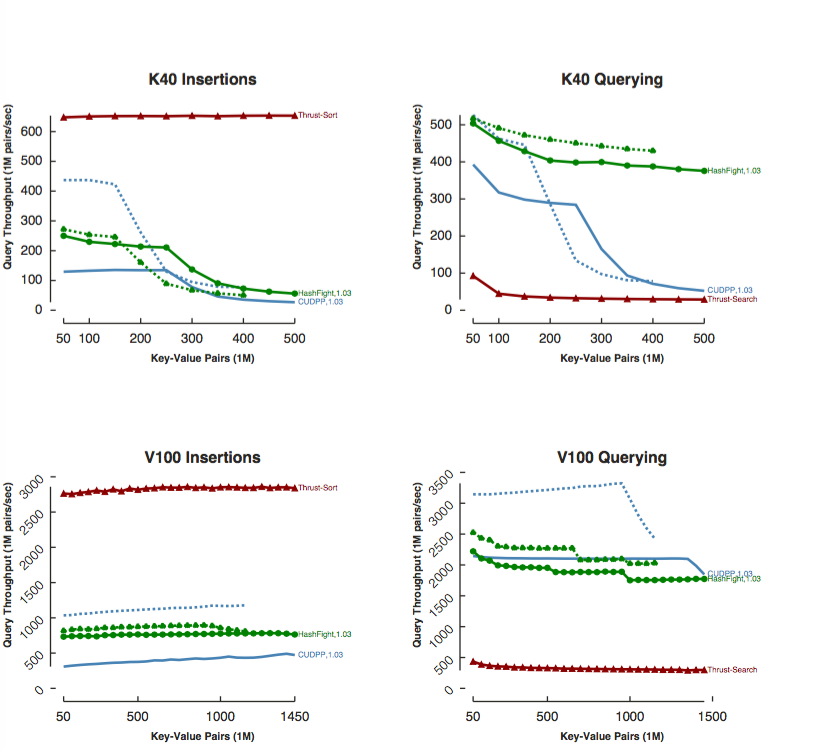

Write Python code to recreate this figure.
# coding: utf-8

# In[19]:

import numpy as np
import sys
import pandas as pd
import numpy
import itertools
import toyplot
import toyplot.pdf
#get_ipython().run_line_magic('matplotlib', 'inline')


filename = sys.argv[1]
col_0_name = "numPairs"
y_label_0 = "Insertion Throughput (billions pairs/sec)"
x_label_0 = "Load Factor"
title_0 = "K40 Insertions"
y_label_1 = "Query Throughput (billions pairs/sec)"
x_label_1 = "Load Factor"
title_1 = "K40 Querying"


df = pd.read_csv(filename, header=None, names=['numPairs0', 'hfInsert00', 'hfQuery00', 'cuInsert00', 'cuQuery00', 'thSort0', 'thSearch0', 'hfInsert01', 'hfQuery01', 'cuInsert01', 'cuQuery01', 'numPairs1', 'hfInsert10', 'hfQuery10', 'cuInsert10', 'cuQuery10', 'thSort1', 'thSearch1', 'hfInsert11', 'hfQuery11', 'cuInsert11', 'cuQuery11'])


df['hfInsert00'] = df.numPairs0/df.hfInsert00
df['cuInsert00'] = df.numPairs0/df.cuInsert00
df['thSort0'] = df.numPairs0/df.thSort0
df['hfInsert01'] = df.numPairs0/df.hfInsert01
df['cuInsert01'] = df.numPairs0/df.cuInsert01
df['hfQuery00'] = df.numPairs0/df.hfQuery00
df['cuQuery00'] = df.numPairs0/df.cuQuery00
df['thSearch0'] = df.numPairs0/df.thSearch0
df['hfQuery01'] = df.numPairs0/df.hfQuery01
df['cuQuery01'] = df.numPairs0/df.cuQuery01

df['hfInsert10'] = df.numPairs1/df.hfInsert10
df['cuInsert10'] = df.numPairs1/df.cuInsert10
df['thSort1'] = df.numPairs1/df.thSort1
df['hfInsert11'] = df.numPairs1/df.hfInsert11
df['cuInsert11'] = df.numPairs1/df.cuInsert11
df['hfQuery10'] = df.numPairs1/df.hfQuery10
df['cuQuery10'] = df.numPairs1/df.cuQuery10
df['thSearch1'] = df.numPairs1/df.thSearch1
df['hfQuery11'] = df.numPairs1/df.hfQuery11
df['cuQuery11'] = df.numPairs1/df.cuQuery11

df['numPairs0'] = df.numPairs0/1000000
df['numPairs1'] = df.numPairs1/1000000

colors = ["green", "steelblue", "darkred",
          "green", "steelblue"]
markers = ["o", "--", "^",
           "o", "--"]
exts = ["", "2"]

def GetStyle(toplot) :
  style = {}
  keys = algos.keys()
  for key in keys:
    if key in toplot :
      index = algos.get(key)
      style["stroke"] = colors[index]
    if "01" in toplot or "11" in toplot :
      style["stroke-dasharray"] = "2, 2"
  return style


canvas = toyplot.Canvas('6.5in', '6in')

#Plot 1: K40 Insertions
algos = {"hfInsert10":0, "cuInsert10":1, "thSort1":2,
         "hfInsert11":3, "cuInsert11":4}
legends = {"hfInsert10":"HashFight,1.03", \
           "cuInsert10":"CUDPP,1.03", \
           "thSort1":"Thrust-Sort", \
           "hfInsert11":"HashFight,1.50", \
           "cuInsert11":"CUDPP,1.50"}

axes = canvas.cartesian(label = title_0,
                        xlabel = 'Key-Value Pairs (1M)',
                        ylabel = 'Insert Throughput (1M pairs/sec)',
                        grid = (2,2,0),
                        margin = (40,50,30))
axes.label.style = {"font-size":"12px"}
#axes.label.location = "above"
#axes.label.offset = "-20px"
axes.x.label.style = {"font-size":"8px"}
axes.y.label.style = {"font-size":"8px"}
axes.x.ticks.show = True
axes.y.ticks.show = True
axes.y.ticks.labels.angle = -90
axes.x.ticks.far = "4px"
axes.y.ticks.far = "4px"
axes.y.label.location = "above"
axes.y.label.offset = "30px"
axes.x.ticks.locator = toyplot.locator.Explicit([50, 100, 200, 300, 400, 500])
axes.y.ticks.locator = toyplot.locator.Explicit([0, 100, 200, 300, 400, 500, 600])

for algo in algos.keys() :
  #for ext in exts :
    #toplot = "%s%s" %(algo, ext)
    toplot = algo
    data = df[toplot]
    data = data / 1000000.0
    t = df.numPairs1.values
    m = t.argmax()
    x = [c for c in itertools.islice(t, 0, m)]
    t = numpy.array(data)
    y = [c for c in itertools.islice(t, 0, m)]
    plotstyle = GetStyle(toplot)
    label = legends.get(toplot)
    thisMarker = markers[algos.get(algo)]
    thisStroke = plotstyle.get("stroke")
    print len(x)
    print len(y)
    axes.plot(x, y, style=plotstyle, marker=thisMarker, mstyle={"stroke":thisStroke, "fill":thisStroke})
    print "stroke : %s" %plotstyle.get("stroke")
    axes._text_colors = itertools.cycle([plotstyle.get("stroke")])
    vertalign = "middle"
    #if "cu" in algo:
      #vertalign = "first-baseline"
    y_end = np.count_nonzero(~np.isnan(y)) - 1
    axes.text(x[y_end], y[y_end], label, style={"text-anchor":"start", \
                                          "-toyplot-anchor-shift":"2.5px", \
                                          "font-size":"7.5px", \
                                          "-toyplot-vertical-align":vertalign})

#Plot 2: K40 Queries
algos = {"hfQuery10":0, "cuQuery10":1, "thSearch1":2,
         "hfQuery11":3, "cuQuery11":4}
legends = {"hfQuery10":"HashFight,1.03", \
           "cuQuery10":"CUDPP,1.03", \
           "thSearch1":"Thrust-Search", \
           "hfQuery11":"HashFight,1.50", \
           "cuQuery11":"CUDPP,1.50"}

axes2 = canvas.cartesian(label = title_1,
                        xlabel = 'Key-Value Pairs (1M)',
                        ylabel = 'Query Throughput (1M pairs/sec)',
                        grid=(2,2,1),
                        margin = (40,50,30))

#axes2.label.location = "above"
#axes2.label.offset = "-20px"
axes2.label.style = {"font-size":"12px"}
axes2.x.label.style = {"font-size":"8px"}
axes2.y.label.style = {"font-size":"8px"}
axes2.x.ticks.show = True
axes2.y.ticks.show = True
axes2.y.ticks.labels.angle = -90
axes2.x.ticks.far = "4px"
axes2.y.ticks.far = "4px"
axes2.y.label.location = "above"
axes2.y.label.offset = "30px"

axes2.x.ticks.locator = toyplot.locator.Explicit([50, 100, 200, 300, 400, 500])
axes2.y.ticks.locator = toyplot.locator.Explicit([0, 100, 200, 300, 400, 500])

for algo in algos.keys() :
  #for ext in exts :
    #toplot = "%s%s" %(algo, ext)
    toplot = algo
    data = df[toplot]
    data = data / 1000000.0
    t = df.numPairs1.values
    m = t.argmax()
    x = [c for c in itertools.islice(t, 0, m)]
    t = numpy.array(data)
    y = [c for c in itertools.islice(t, 0, m)]
    plotstyle = GetStyle(toplot)
    label = legends.get(toplot)
    thisMarker = markers[algos.get(algo)]
    thisStroke = plotstyle.get("stroke")
    axes2.plot(x, y, style=plotstyle, marker=thisMarker, mstyle={"stroke":thisStroke, "fill":thisStroke})
    print "stroke : %s" %plotstyle.get("stroke")
    axes2._text_colors = itertools.cycle([plotstyle.get("stroke")])
    vertalign = "middle"
    #if "cu" in algo:
      #vertalign = "first-baseline"

    y_end = np.count_nonzero(~np.isnan(y)) - 1
    axes2.text(x[y_end], y[y_end], label, style={"text-anchor":"start", \
                                          "-toyplot-anchor-shift":"2.5px", \
                                          "font-size":"7.5px", \
                                          "-toyplot-vertical-align":vertalign})


#Plot 3: V100 Insertions
algos = {"hfInsert00":0, "cuInsert00":1, "thSort0":2,
         "hfInsert01":3, "cuInsert01":4}
legends = {"hfInsert00":"HashFight,1.03", \
           "cuInsert00":"CUDPP,1.03", \
           "thSort0":"Thrust-Sort", \
           "hfInsert01":"HashFight,1.50", \
           "cuInsert01":"CUDPP,1.50"}

axes3 = canvas.cartesian(label = "V100 Insertions",
                        xlabel = 'Key-Value Pairs (1M)',
                        ylabel = 'Insert Throughput (1M pairs/sec)',
                        grid = (2,2,2),
                        margin = (30,50,50))

axes3.label.location = "above"
axes3.label.offset = "-20px"
axes3.label.style = {"font-size":"12px"}
axes3.x.label.style = {"font-size":"8px"}
axes3.y.label.style = {"font-size":"8px"}
axes3.x.ticks.show = True
axes3.y.ticks.show = True
axes3.y.ticks.labels.angle = -45
axes3.x.ticks.far = "4px"
axes3.y.ticks.far = "4px"
axes3.y.label.location = "above"
axes3.y.label.offset = "30px"

axes3.y.domain.max = 3500
axes3.x.ticks.locator = toyplot.locator.Explicit([50, 500, 1000, 1450])
axes3.y.ticks.locator = toyplot.locator.Explicit([0, 500, 1000, 1500, 2000, 2500, 3000])

for algo in algos.keys() :
  #for ext in exts :
    #toplot = "%s%s" %(algo, ext)
    toplot = algo
    data = df[toplot]
    data = data / 1000000.0
    x = df.numPairs0.values
    y = numpy.array(data)
    print "plot 3:\n"
    print x
    print y
    plotstyle = GetStyle(toplot)
    label = legends.get(toplot)
    thisMarker = markers[algos.get(algo)]
    thisStroke = plotstyle.get("stroke")
    axes3.plot(x, y, style=plotstyle, marker=thisMarker, mstyle={"stroke":thisStroke, "fill":thisStroke})
    print "stroke : %s" %plotstyle.get("stroke")
    axes3._text_colors = itertools.cycle([plotstyle.get("stroke")])
    vertalign = "middle"
    if "hfInsert01" in algo:
      vertalign = "bottom"
    
    y_end = np.count_nonzero(~np.isnan(y)) - 1
    axes3.text(x[y_end], y[y_end], label, style={"text-anchor":"start", \
                                          "-toyplot-anchor-shift":"2.5px", \
                                          "font-size":"7.5px", \
                                          "-toyplot-vertical-align":vertalign})


#Plot 4: V100 Queries
algos = {"hfQuery00":0, "cuQuery00":1, "thSearch0":2,
         "hfQuery01":3, "cuQuery01":4}
legends = {"hfQuery00":"HashFight,1.03", \
           "cuQuery00":"CUDPP,1.03", \
           "thSearch0":"Thrust-Search", \
           "hfQuery01":"HashFight,1.50", \
           "cuQuery01":"CUDPP,1.50"}

axes4 = canvas.cartesian(label = "V100 Querying",
                        xlabel = 'Key-Value Pairs (1M)',
                        ylabel = 'Query Throughput (1M pairs/sec)',
                        grid = (2,2,3),
                        margin = (30,50,50))

axes4.label.location = "above"
axes4.label.offset = "-20px"
axes4.label.style = {"font-size":"12px"}
axes4.x.label.style = {"font-size":"8px"}
axes4.y.label.style = {"font-size":"8px"}
axes4.x.ticks.show = True
axes4.y.ticks.show = True
axes4.y.ticks.labels.angle = -45
axes4.x.ticks.far = "4px"
axes4.y.ticks.far = "4px"
axes4.y.label.location = "above"
axes4.y.label.offset = "30px"

axes4.y.domain.max = 4000
axes4.x.ticks.locator = toyplot.locator.Explicit([50, 500, 1000, 1500])
axes4.y.ticks.locator = toyplot.locator.Explicit([0, 500, 1000, 1500, 2000, 2500, 3000, 3500])

for algo in algos.keys() :
  #for ext in exts :
    #toplot = "%s%s" %(algo, ext)
    toplot = algo
    data = df[toplot]
    data = data / 1000000.0
    x = df.numPairs0.values
    y = numpy.array(data)
    plotstyle = GetStyle(toplot)
    label = legends.get(toplot)
    thisMarker = markers[algos.get(algo)]
    thisStroke = plotstyle.get("stroke")
    axes4.plot(x, y, style=plotstyle, marker=thisMarker, mstyle={"stroke":thisStroke, "fill":thisStroke})
    print "stroke : %s" %plotstyle.get("stroke")
    axes4._text_colors = itertools.cycle([plotstyle.get("stroke")])
    vertalign = "middle"
    if "hfQuery00" in algo:
      vertalign = "top"

    y_end = np.count_nonzero(~np.isnan(y)) - 1
    axes4.text(x[y_end], y[y_end], label, style={"text-anchor":"start", \
                                          "-toyplot-anchor-shift":"2.5px", \
                                          "font-size":"7.5px", \
                                          "-toyplot-vertical-align":vertalign})

canvas.aspect = 'fit-range'
toyplot.pdf.render(canvas, "data-size-2.pdf")
